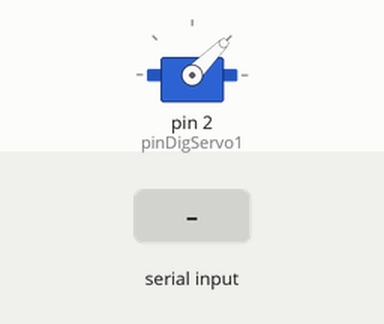
The sketch below on a simulated Arduino Uno, built with avr-gcc and run on an emulated ATmega328P. Shown: servo. The test bench sets the inputs (shaded band).

Above: at 1.2 s.
1.3 s: "1" received over Serial
Timing chart, 0 to 4.3 s (numbered marks = the images above; inputs shaded):
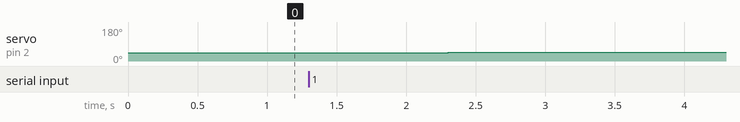

Measured:
- after the input at 1.3 s, servo on pin 2 (pinDigServo1): 45° → 47° after 1.0 s

The sketch:

Arduino.ino
```cpp
#include <Servo.h>

#define pinDigServo1 2

int angulo = 45;
String cadena;
Servo servoMotor1;

void setup()
{
    Serial.begin(9600);
    servoMotor1.attach(pinDigServo1);
    servoMotor1.write(angulo);
}

void loop()
{
    if (Serial.available())
    {
        cadena = Serial.readString();

        if (cadena == "1")
        {
            angulo = angulo + 2;
        }
        if (cadena == "-1")
        {
            angulo = angulo - 2;
        }

        if (cadena == "end")
        {

            angulo = 45;
        }
        servoMotor1.write(angulo);
    }
}
```
